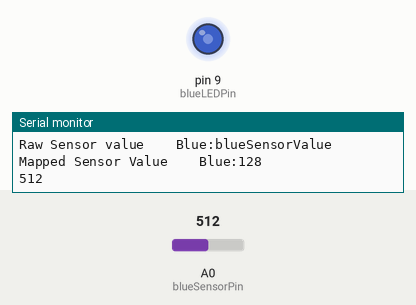
The sketch below on a simulated Arduino Uno, built with avr-gcc and run on an emulated ATmega328P. Shown: output pins drawn as LEDs (lit = HIGH), the last lines printed to the serial monitor. The inputs (shaded band) are chosen by the test bench; at power-on: A0 (blueSensorPin) = 512.

Above: at 1.8 s.
1.9 s: A0 (blueSensorPin) set to 716
At 3.5 s:
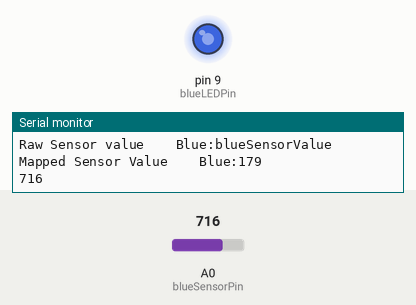
4.5 s: A0 (blueSensorPin) set to 900
At 6.7 s:
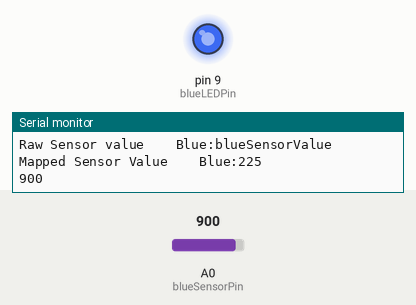
7.6 s: A0 (blueSensorPin) set to 122
At 9.8 s:
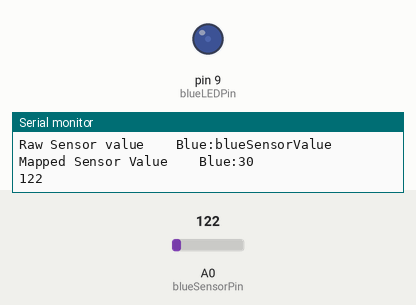
Timing chart, 0 to 11.3 s (numbered marks = the images above; inputs shaded):
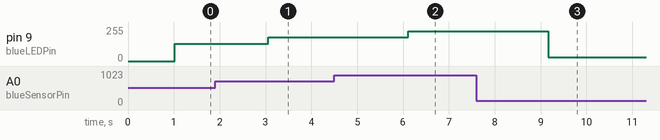

The sketch:

Photodiode.ino
```cpp
int blueSensorPin=0;
int blueLEDPin=9;

// Setup serial port baud rate and define INPUT and OUTPUT pins
void setup()
{Serial.begin(9600);
 pinMode(blueSensorPin, INPUT);
 pinMode(blueLEDPin, OUTPUT);
}
// Read phototransistor light levels, display raw and converted analog values.
// Produce varying intensity LED levels
void loop()
{
 int blueSensorValue = analogRead(blueSensorPin);
 delay(5);
 Serial.print("Raw Sensor value \t Blue:");
 Serial.println("blueSensorValue");
 //delay(1000);
 int blueValue = blueSensorValue/4;

 Serial.print("Mapped Sensor Value \t Blue:");
 Serial.println(blueValue);
Serial.println(blueSensorValue);
 delay(1000);
 analogWrite(blueLEDPin, blueValue);
}
```

Measured:
- after the input at 1.9 s, pin 9 (blueLEDPin): 128/255 → 179/255 after 1.2 s
- after the input at 4.5 s, pin 9 (blueLEDPin): 179/255 → 225/255 after 1.6 s
- after the input at 7.6 s, pin 9 (blueLEDPin): 225/255 → 30/255 after 1.6 s
